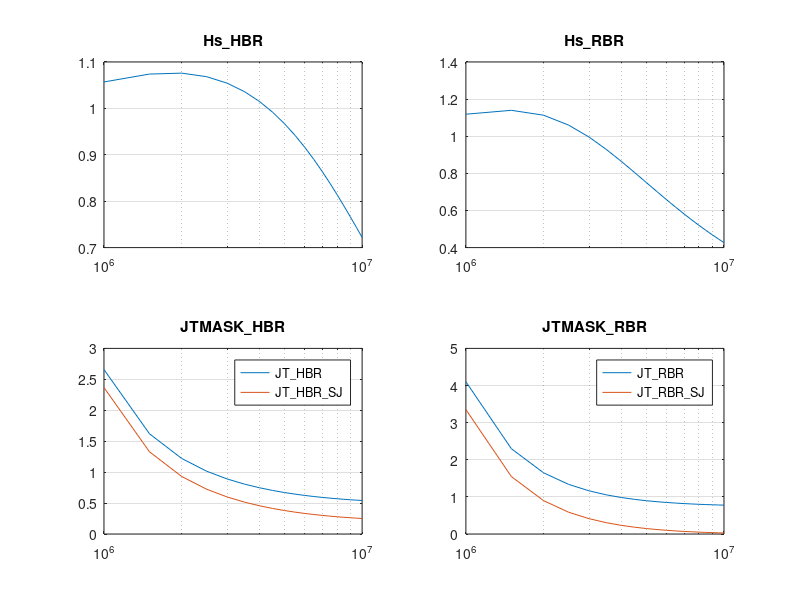

Recreate this plot in MATLAB.
clearvars; clc; clf;
fmin=1e6;
fmax=3e9;
N_perdec=5;
N=N_perdec*log10(fmax/fmin);
f=[10.^(log10(fmin)+(0:1:N)'/N_perdec);fmax];
f=[1:0.5:10]'*1e6;
s=2*pi*f*1j; tz=1.656e-7; tp2=6.596e-10; G_HBR=3.421e14; G_RBR=1.673e14;
G0_HBR=G_HBR./s.^2.*(s*tz+1)./(s*tp2+1); 
G0_RBR=G_RBR./s.^2.*(s*tz+1)./(s*tp2+1);
Hs_HBR=G0_HBR./(1+G0_HBR);
Hs_RBR=G0_RBR./(1+G0_RBR);
ISI_HBR=0.161; non_ISI_HBR=0.33;
ISI_RBR=0.57;  non_ISI_RBR=0.18;
JTHBR_SJ=abs(0.2./(1-Hs_HBR));
JTHBR=JTHBR_SJ-0.2 +ISI_HBR+non_ISI_HBR; 
JTRBR=abs((ISI_RBR+non_ISI_RBR)./(1-Hs_RBR));
JTRBR_SJ=JTRBR-(ISI_RBR+non_ISI_RBR);
fid=figure(1); 
subplot(2,2,1),semilogx(f,abs(Hs_HBR)); grid on; title('Hs\_HBR');
subplot(2,2,3),semilogx(f,JTHBR); grid on; hold on;
semilogx(f,JTHBR_SJ); title('JTMASK\_HBR');
legend('JT\_HBR','JT\_HBR\_SJ');
subplot(2,2,2),semilogx(f,abs(Hs_RBR)); grid on; title('Hs\_RBR');
subplot(2,2,4),semilogx(f,JTRBR); grid on; hold on;
semilogx(f,JTRBR_SJ); title('JTMASK\_RBR');
legend('JT\_RBR','JT\_RBR\_SJ');

title('JTMASK\_RBR');
%loglog(f,JTFAUXfc); 

JT_MASK_HBR=[f,JTHBR,JTHBR_SJ,JTHBR-JTHBR_SJ];
JT_MASK_RBR=[f,JTRBR,JTRBR_SJ];